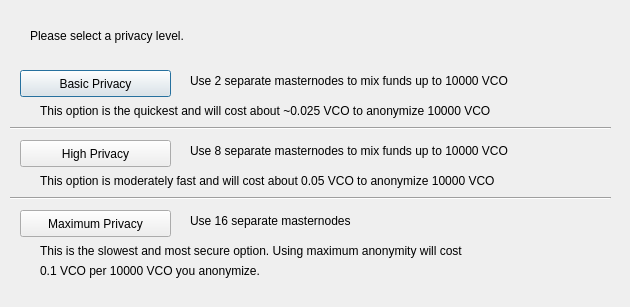
<?xml version="1.0" encoding="UTF-8"?>
<ui version="4.0">
 <class>ObfuscationConfig</class>
 <widget class="QDialog" name="ObfuscationConfig">
  <property name="geometry">
   <rect>
    <x>0</x>
    <y>0</y>
    <width>630</width>
    <height>307</height>
   </rect>
  </property>
  <property name="windowTitle">
   <string>Configure Obfuscation</string>
  </property>
  <widget class="QPushButton" name="buttonBasic">
   <property name="geometry">
    <rect>
     <x>20</x>
     <y>70</y>
     <width>151</width>
     <height>27</height>
    </rect>
   </property>
   <property name="text">
    <string>Basic Privacy</string>
   </property>
  </widget>
  <widget class="QPushButton" name="buttonHigh">
   <property name="geometry">
    <rect>
     <x>20</x>
     <y>140</y>
     <width>151</width>
     <height>27</height>
    </rect>
   </property>
   <property name="text">
    <string>High Privacy</string>
   </property>
  </widget>
  <widget class="QPushButton" name="buttonMax">
   <property name="geometry">
    <rect>
     <x>20</x>
     <y>210</y>
     <width>151</width>
     <height>27</height>
    </rect>
   </property>
   <property name="text">
    <string>Maximum Privacy</string>
   </property>
  </widget>
  <widget class="QLabel" name="label">
   <property name="geometry">
    <rect>
     <x>30</x>
     <y>20</y>
     <width>571</width>
     <height>31</height>
    </rect>
   </property>
   <property name="text">
    <string>Please select a privacy level.</string>
   </property>
  </widget>
  <widget class="QLabel" name="label_2">
   <property name="geometry">
    <rect>
     <x>190</x>
     <y>70</y>
     <width>421</width>
     <height>21</height>
    </rect>
   </property>
   <property name="text">
    <string>Use 2 separate masternodes to mix funds up to 10000 VCO</string>
   </property>
  </widget>
  <widget class="QLabel" name="label_3">
   <property name="geometry">
    <rect>
     <x>190</x>
     <y>140</y>
     <width>411</width>
     <height>21</height>
    </rect>
   </property>
   <property name="text">
    <string>Use 8 separate masternodes to mix funds up to 10000 VCO</string>
   </property>
  </widget>
  <widget class="QLabel" name="label_4">
   <property name="geometry">
    <rect>
     <x>190</x>
     <y>210</y>
     <width>421</width>
     <height>21</height>
    </rect>
   </property>
   <property name="text">
    <string>Use 16 separate masternodes</string>
   </property>
  </widget>
  <widget class="QLabel" name="label_6">
   <property name="geometry">
    <rect>
     <x>40</x>
     <y>100</y>
     <width>561</width>
     <height>21</height>
    </rect>
   </property>
   <property name="text">
    <string>This option is the quickest and will cost about ~0.025 VCO to anonymize 10000 VCO</string>
   </property>
  </widget>
  <widget class="QLabel" name="label_7">
   <property name="geometry">
    <rect>
     <x>40</x>
     <y>170</y>
     <width>561</width>
     <height>21</height>
    </rect>
   </property>
   <property name="text">
    <string>This option is moderately fast and will cost about 0.05 VCO to anonymize 10000 VCO</string>
   </property>
  </widget>
  <widget class="QLabel" name="label_8">
   <property name="geometry">
    <rect>
     <x>40</x>
     <y>240</y>
     <width>561</width>
     <height>21</height>
    </rect>
   </property>
   <property name="text">
    <string>This is the slowest and most secure option. Using maximum anonymity will cost</string>
   </property>
  </widget>
  <widget class="QLabel" name="label_9">
   <property name="geometry">
    <rect>
     <x>40</x>
     <y>260</y>
     <width>561</width>
     <height>21</height>
    </rect>
   </property>
   <property name="text">
    <string>0.1 VCO per 10000 VCO you anonymize.</string>
   </property>
  </widget>
  <widget class="Line" name="line">
   <property name="geometry">
    <rect>
     <x>10</x>
     <y>120</y>
     <width>601</width>
     <height>16</height>
    </rect>
   </property>
   <property name="orientation">
    <enum>Qt::Horizontal</enum>
   </property>
  </widget>
  <widget class="Line" name="line_2">
   <property name="geometry">
    <rect>
     <x>10</x>
     <y>190</y>
     <width>601</width>
     <height>16</height>
    </rect>
   </property>
   <property name="orientation">
    <enum>Qt::Horizontal</enum>
   </property>
  </widget>
 </widget>
 <resources/>
 <connections/>
</ui>
